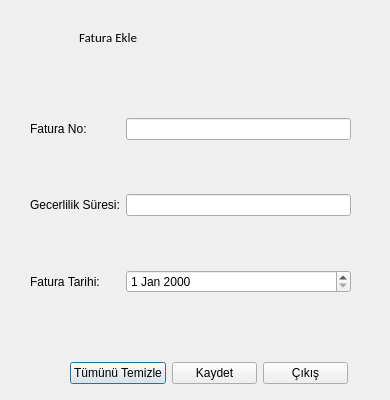
<?xml version="1.0" encoding="UTF-8"?>
<ui version="4.0">
 <class>FaturaBilgileriFormu</class>
 <widget class="QDialog" name="FaturaBilgileriFormu">
  <property name="geometry">
   <rect>
    <x>0</x>
    <y>0</y>
    <width>390</width>
    <height>400</height>
   </rect>
  </property>
  <property name="windowTitle">
   <string>Fatura Bilgileri</string>
  </property>
  <property name="windowIcon">
   <iconset resource="../materials.qrc">
    <normaloff>:/icons/Icons/receipt_invoice.png</normaloff>:/icons/Icons/receipt_invoice.png</iconset>
  </property>
  <widget class="QWidget" name="layoutWidget">
   <property name="geometry">
    <rect>
     <x>70</x>
     <y>360</y>
     <width>278</width>
     <height>26</height>
    </rect>
   </property>
   <layout class="QHBoxLayout" name="horizontalLayout">
    <item>
     <widget class="QPushButton" name="pb_TTemizle">
      <property name="text">
       <string>Tümünü Temizle</string>
      </property>
      <property name="icon">
       <iconset resource="../materials.qrc">
        <normaloff>:/icons/Icons/trash-empty.png</normaloff>:/icons/Icons/trash-empty.png</iconset>
      </property>
     </widget>
    </item>
    <item>
     <widget class="QPushButton" name="pb_Kaydet">
      <property name="text">
       <string>Kaydet</string>
      </property>
      <property name="icon">
       <iconset resource="../materials.qrc">
        <normaloff>:/icons/Icons/Ok.png</normaloff>:/icons/Icons/Ok.png</iconset>
      </property>
     </widget>
    </item>
    <item>
     <widget class="QPushButton" name="pb_Cikis">
      <property name="text">
       <string>Çıkış</string>
      </property>
      <property name="icon">
       <iconset resource="../materials.qrc">
        <normaloff>:/icons/Icons/No.png</normaloff>:/icons/Icons/No.png</iconset>
      </property>
     </widget>
    </item>
   </layout>
  </widget>
  <widget class="QWidget" name="layoutWidget_3">
   <property name="geometry">
    <rect>
     <x>30</x>
     <y>70</y>
     <width>321</width>
     <height>271</height>
    </rect>
   </property>
   <layout class="QGridLayout" name="gridLayout">
    <item row="0" column="0">
     <widget class="QLabel" name="lbl_Adi">
      <property name="text">
       <string>Fatura No:</string>
      </property>
     </widget>
    </item>
    <item row="0" column="1">
     <widget class="QLineEdit" name="le_Adi"/>
    </item>
    <item row="1" column="0">
     <widget class="QLabel" name="lbl_Kodu">
      <property name="text">
       <string>Gecerlilik Süresi:</string>
      </property>
     </widget>
    </item>
    <item row="1" column="1">
     <widget class="QLineEdit" name="le_Kodu"/>
    </item>
    <item row="2" column="0">
     <widget class="QLabel" name="label_3">
      <property name="text">
       <string>Fatura Tarihi:</string>
      </property>
     </widget>
    </item>
    <item row="2" column="1">
     <widget class="QDateEdit" name="dateEdit"/>
    </item>
   </layout>
  </widget>
  <widget class="QWidget" name="layoutWidget_2">
   <property name="geometry">
    <rect>
     <x>30</x>
     <y>20</y>
     <width>107</width>
     <height>34</height>
    </rect>
   </property>
   <layout class="QHBoxLayout" name="horizontalLayout_2">
    <item>
     <widget class="QLabel" name="label_2">
      <property name="text">
       <string/>
      </property>
      <property name="pixmap">
       <pixmap resource="../materials.qrc">:/icons/Icons/receipt_invoice.png</pixmap>
      </property>
     </widget>
    </item>
    <item>
     <widget class="QLabel" name="label">
      <property name="font">
       <font>
        <family>Calibri</family>
        <pointsize>10</pointsize>
        <weight>50</weight>
        <italic>false</italic>
        <bold>false</bold>
       </font>
      </property>
      <property name="text">
       <string>Fatura Ekle</string>
      </property>
     </widget>
    </item>
   </layout>
  </widget>
 </widget>
 <resources>
  <include location="../materials.qrc"/>
 </resources>
 <connections>
  <connection>
   <sender>pb_Cikis</sender>
   <signal>clicked()</signal>
   <receiver>FaturaBilgileriFormu</receiver>
   <slot>reject()</slot>
   <hints>
    <hint type="sourcelabel">
     <x>312</x>
     <y>370</y>
    </hint>
    <hint type="destinationlabel">
     <x>372</x>
     <y>359</y>
    </hint>
   </hints>
  </connection>
  <connection>
   <sender>pb_Kaydet</sender>
   <signal>clicked()</signal>
   <receiver>FaturaBilgileriFormu</receiver>
   <slot>accept()</slot>
   <hints>
    <hint type="sourcelabel">
     <x>214</x>
     <y>367</y>
    </hint>
    <hint type="destinationlabel">
     <x>246</x>
     <y>332</y>
    </hint>
   </hints>
  </connection>
  <connection>
   <sender>le_Kodu</sender>
   <signal>textChanged(QString)</signal>
   <receiver>FaturaBilgileriFormu</receiver>
   <slot>degisiklikvarmi()</slot>
   <hints>
    <hint type="sourcelabel">
     <x>210</x>
     <y>206</y>
    </hint>
    <hint type="destinationlabel">
     <x>282</x>
     <y>165</y>
    </hint>
   </hints>
  </connection>
  <connection>
   <sender>le_Adi</sender>
   <signal>textChanged(QString)</signal>
   <receiver>FaturaBilgileriFormu</receiver>
   <slot>degisiklikvarmi()</slot>
   <hints>
    <hint type="sourcelabel">
     <x>306</x>
     <y>133</y>
    </hint>
    <hint type="destinationlabel">
     <x>336</x>
     <y>64</y>
    </hint>
   </hints>
  </connection>
 </connections>
 <slots>
  <slot>degisiklikvarmi()</slot>
 </slots>
</ui>
